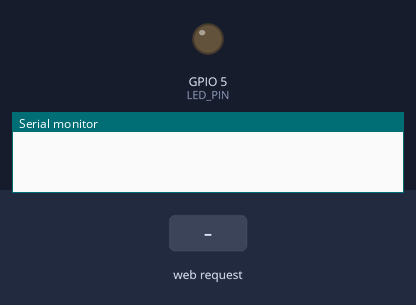
Simulated run of this sketch. Board: ESP8266 (NodeMCU). On the bench: output pins drawn as LEDs (lit = HIGH), the last lines printed to the serial monitor. The inputs (shaded band) are chosen by the test bench.

Above: at 1.2 s.
1.3 s: HTTP request GET /led/0 received
At 2.3 s:
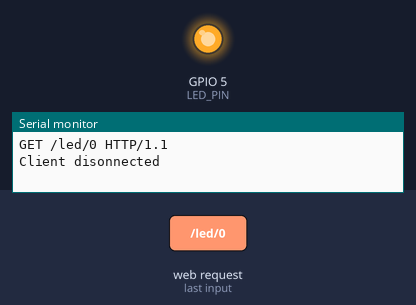
2.8 s: HTTP request GET /led/1 received
At 3.5 s:
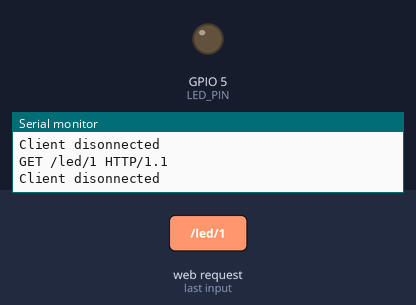
Timing chart, 0 to 5.8 s (numbered marks = the images above; inputs shaded):
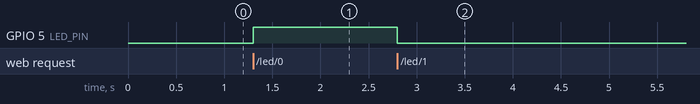

Measured:
- after the input at 1.3 s, GPIO 5 (LED_PIN): LOW → HIGH at once
- after the input at 2.8 s, GPIO 5 (LED_PIN): HIGH → LOW at once

The sketch:

esp8266wifiAP.ino
```cpp
// (licence header left out)
// Load ESP8266WiFi library
#include <ESP8266WiFi.h>

// Create local Acess Point credentials
const char ssid[] = "MahshidLabESP8266WiFiTest";
const char pass[] = "ESP8266test1234";

// Assign output variables to GPIO pins
const int LED_PIN = 5; // on-board led pin
const int ANALOG_PIN = A0; // analog pin
const int DIGITAL_PIN = 12; // digital pin for read
// Set web server port number to 80
WiFiServer server(80);

void setup()
{
  initHardware();
  setupWiFi();
  server.begin();       // start the web server on port 80
}

void loop()
{
  // Check if a client has connected
  WiFiClient client = server.available();
  if (!client) {
    return;
  }

  // Read the first line of the request
  String req = client.readStringUntil('\r');
  Serial.println(req);
  client.flush();

  // Match the request
  int val = -1; // We'll use 'val' to keep track of both the
                // request type (read/set) and value if set.
  if (req.indexOf("/led/0") != -1)
    val = 1; // Will write LED high
  else if (req.indexOf("/led/1") != -1)
    val = 0; // Will write LED low
  else if (req.indexOf("/read") != -1)
    val = -2; // Will print pin reads
  // Otherwise request will be invalid. We'll say as much in HTML

  // Set GPIO5 according to the request
  if (val >= 0)
    digitalWrite(LED_PIN, val);

  client.flush();

  // Prepare the response. Start with the common header:
  String s = "HTTP/1.1 200 OK\r\n";
  s += "Content-Type: text/html\r\n\r\n";
  s += "<!DOCTYPE HTML>\r\n<html>\r\n";

  /*Note: Uncomment the line below to refresh automatically
   *      for every 1 second. This is not ideal for large pages
   *      but for a simple read out, it is useful for monitoring
   *      your sensors and I/O pins. To adjust the fresh rate,
   *      adjust the value for content. For 30 seconds, simply
   *      change the value to 30.*/
  //s += "<meta http-equiv='refresh' content='1'/>\r\n";//auto refresh page

  // If we're setting the LED, print out a message saying we did
  if (val >= 0)
  {
    s += "LED is now ";
    s += (val)?"off":"on";
  }
  else if (val == -2)
  { // If we're reading pins, print out those values:
    s += "Analog Pin = ";
    s += String(analogRead(ANALOG_PIN));
    s += "<br>"; // Go to the next line.
    s += "Digital Pin 12 = ";
    s += String(digitalRead(DIGITAL_PIN));
  }
  else
  {
    s += "Invalid Request.<br> Try /led/1, /led/0, or /read.";
  }
  s += "</html>\n";

  // Send the response to the client
  client.print(s);
  delay(1);
  Serial.println("Client disonnected");

  // The client will actually be disconnected
  // when the function returns and 'client' object is detroyed
}

void setupWiFi()
{
  // Create the Acess Point
  WiFi.mode(WIFI_AP);
  WiFi.softAP(ssid, pass);
}

void initHardware()
{
  Serial.begin(115200);
  pinMode(DIGITAL_PIN, INPUT_PULLUP);       // set digital pin mode
  pinMode(LED_PIN, OUTPUT);       // set on-board mode
  digitalWrite(LED_PIN, LOW);
}
```
